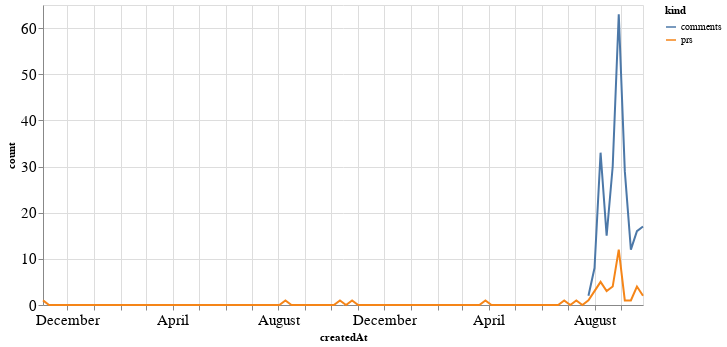

Notebook source saved alongside this figure:
### Code cell
alt.Chart(total_time, width=600).mark_line().encode(
    x='createdAt',
    y='count',
    color='kind'
)

### Figure 1 — Vega-Lite specification as saved in the notebook (floating-point values rounded to 4 significant figures; data arrays with more than 128 entries replaced by an {"elided": "..."} marker saying what was removed)
{"config": {"axisLeft": {"labelFontSize": 15}, "axisBottom": {"labelFontSize": 15}}, "data": {"name": "data-78f392ec0bbb10038783d8173e3ebad0"}, "mark": "line", "encoding": {"color": {"type": "nominal", "field": "kind"}, "x": {"type": "temporal", "field": "createdAt"}, "y": {"type": "quantitative", "field": "count"}}, "width": 600, "$schema": "https://vega.github.io/schema/vega-lite/v4.8.1.json", "datasets": {"data-78f392ec0bbb10038783d8173e3ebad0": {"elided": "200 records"}}}
